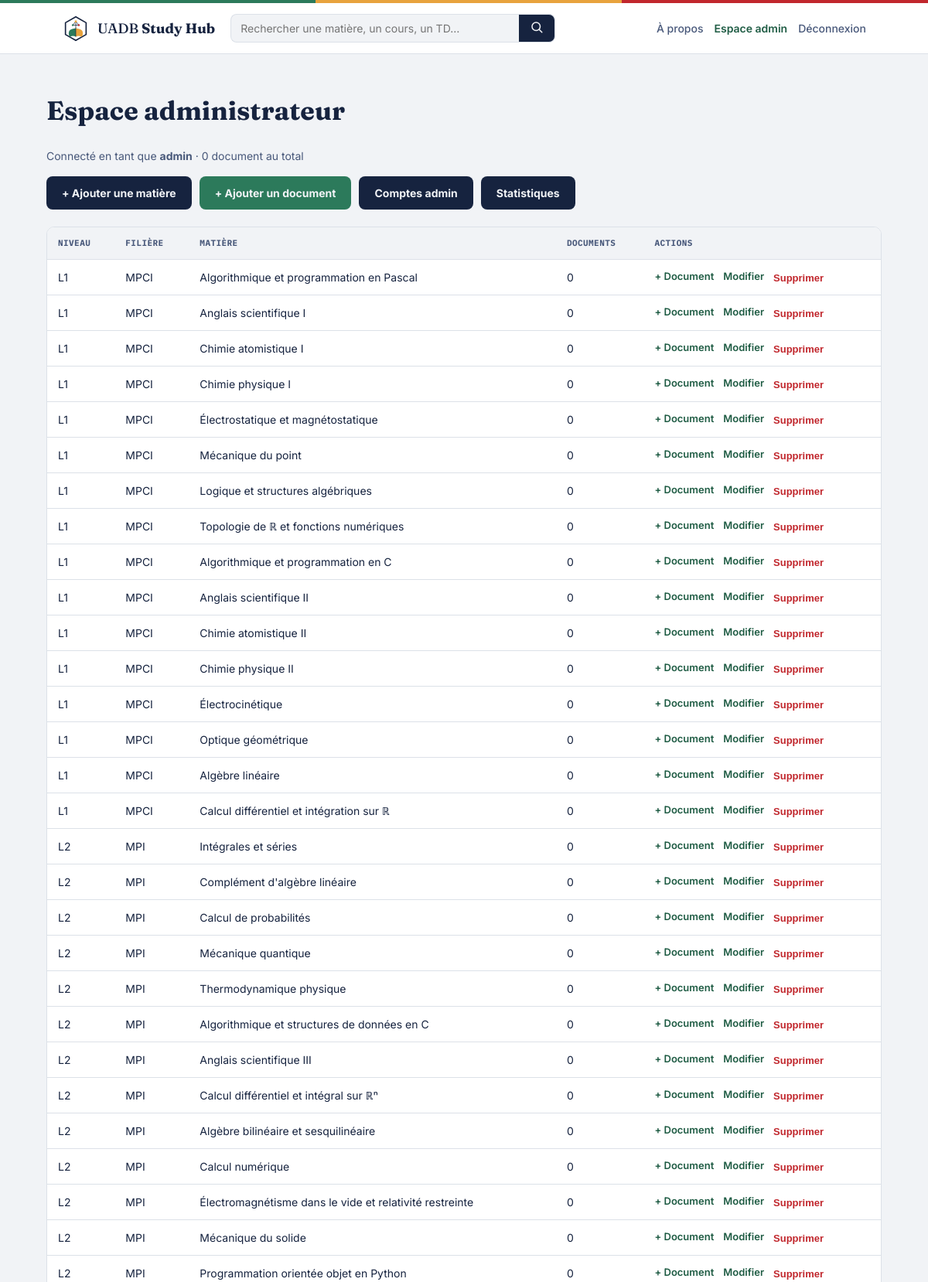
Screenshot of /admin (signed in, upper part) with the database file from the repository.
### tables this page shows
CREATE TABLE matieres (
        id INTEGER PRIMARY KEY AUTOINCREMENT,
        filiere_id INTEGER NOT NULL REFERENCES filieres(id) ON DELETE CASCADE,
        nom TEXT NOT NULL,
        slug TEXT NOT NULL UNIQUE,
        semestre INTEGER DEFAULT 0,
        ordre INTEGER DEFAULT 0
    );

### app.py (the view, shortened to what this page needs)
@app.route("/admin")
@admin_required
def admin_dashboard():
    db = get_db()
    admin_filiere_id = session.get("admin_filiere_id")
    if admin_filiere_id is None:
        matieres = db.execute("""
            SELECT matieres.*, filieres.nom AS filiere_nom, niveaux.nom AS niveau_nom,
                   COUNT(documents.id) AS total_documents
            FROM matieres
            JOIN filieres ON filieres.id = matieres.filiere_id
            JOIN niveaux ON niveaux.id = filieres.niveau_id
            LEFT JOIN documents ON documents.matiere_id = matieres.id
            GROUP BY matieres.id
            ORDER BY niveaux.ordre, filieres.ordre, matieres.ordre
        """).fetchall()
        total_documents = db.execute("SELECT COUNT(*) AS n FROM documents").fetchone()["n"]
    return render_template("admin/dashboard.html", matieres=matieres, total_documents=total_documents)

### app.py (called while the page is built, shortened)
def get_db():
    if "db" not in g:
        g.db = sqlite3.connect(DB_PATH)
        g.db.row_factory = sqlite3.Row
        g.db.execute("PRAGMA foreign_keys = ON")
    return g.db

@app.before_request
def compter_visite():
    endpoint = request.endpoint or ""
    if endpoint.startswith("static") or endpoint.startswith("admin"):
        return

def admin_required(view_func):
    @wraps(view_func)
    def wrapped(*args, **kwargs):
        if not session.get("admin_id"):
            flash("Veuillez vous connecter pour accéder à l'espace administrateur.", "erreur")
            return redirect(url_for("admin_login", next=request.path))
        return view_func(*args, **kwargs)
    return wrapped

### templates/admin/dashboard.html (shortened to what this page needs)
{% extends "base.html" %}
{% block contenu %}
<section class="conteneur section">
  <div class="section__entete section__entete--admin">
    <div>
      <h1 class="titre-page">Espace administrateur</h1>
      <p class="section__legende">
        Connecté en tant que <strong>{{ session.get('admin_username') }}</strong> ·
        {{ total_documents }} document{{ 's' if total_documents > 1 else '' }} au total
      </p>
    </div>
    <div class="actions-admin">
      <a href="{{ url_for('admin_matiere_ajouter') }}" class="bouton">+ Ajouter une matière</a>
      <a href="{{ url_for('admin_document_ajouter') }}" class="bouton bouton--accent">+ Ajouter un document</a>
      {% if session.get('admin_filiere_id') is none %}
        <a href="{{ url_for('admin_comptes') }}" class="bouton">Comptes admin</a>
        <a href="{{ url_for('admin_statistiques') }}" class="bouton">Statistiques</a>
      {% endif %}
    </div>
  </div>
  {% if matieres %}
    <div class="tableau-scroll">
      <table class="tableau-admin">
        <thead>
          <tr>
            <th>Niveau</th>
            <th>Filière</th>
            <th>Matière</th>
            <th>Documents</th>
            <th>Actions</th>
          </tr>
        </thead>
        <tbody>
          {% for m in matieres %}
            <tr>
              <td>{{ m.niveau_nom }}</td>
              <td>{{ m.filiere_nom }}</td>
              <td><a href="{{ url_for('voir_matiere', slug=m.slug) }}">{{ m.nom }}</a></td>
              <td>{{ m.total_documents }}</td>
              <td class="tableau-admin__actions">
                <a href="{{ url_for('admin_document_ajouter', matiere_id=m.id) }}" class="lien-action">+ Document</a>
                <a href="{{ url_for('admin_matiere_modifier', matiere_id=m.id) }}" class="lien-action">Modifier</a>
                <form method="post" action="{{ url_for('admin_matiere_supprimer', matiere_id=m.id) }}"
                      onsubmit="return confirm('Supprimer « {{ m.nom }} » et tous ses documents ?');" class="form-inline">
                  <button type="submit" class="lien-action lien-action--danger">Supprimer</button>
                </form>
              </td>
            </tr>
          {% endfor %}
        </tbody>
      </table>
    </div>
  {% else %}
    <p class="etat-vide">Aucune matière pour l'instant. Commencez par en ajouter une.</p>
  {% endif %}
</section>
{% endblock %}

### templates/base.html (shortened to what this page needs)
<!DOCTYPE html>
<html lang="fr">
<head>
<link rel="stylesheet" href="{{ url_for('static', filename='css/style.css') }}">
</head>
<body>
<header class="site-header">
  <div class="conteneur site-header__inner">
    <a href="{{ url_for('accueil') }}" class="marque">
      <img src="{{ url_for('static', filename='img/icone.svg') }}" alt="Logo UADB Study Hub" class="marque__icone">
      <span class="marque__texte">UADB <strong>Study Hub</strong></span>
    </a>
    <form class="recherche-entete" action="{{ url_for('recherche') }}" method="get">
      <input type="search" name="q" placeholder="Rechercher une matière, un cours, un TD…" value="{{ request.args.get('q', '') }}">
      <button type="submit" aria-label="Rechercher">
        <svg width="18" height="18" viewBox="0 0 24 24" fill="none"><circle cx="11" cy="11" r="7" stroke="currentColor" stroke-width="2"/><path d="M21 21l-4.35-4.35" stroke="currentColor" stroke-width="2" stroke-linecap="round"/></svg>
      </button>
    </form>
    <nav class="nav-entete">
      <a href="{{ url_for('a_propos') }}" class="lien-nav lien-nav--discret">À propos</a>
      {% if session.get('admin_id') %}
        <a href="{{ url_for('admin_dashboard') }}" class="lien-nav">Espace admin</a>
        <a href="{{ url_for('admin_logout') }}" class="lien-nav lien-nav--discret">Déconnexion</a>
      {% else %}
        <a href="{{ url_for('admin_login') }}" class="lien-nav lien-nav--discret">Administration</a>
      {% endif %}
    </nav>
  </div>
</header>
<main>
{% block contenu %}{% endblock %}
</main>
</body>
</html>

### static/css/style.css (style rules this page uses)
:root { --ardoise: #16233F; --ardoise-doux: #48587A; --fond: #F1F3F6; --carte: #FFFFFF; --bordure: #DCE1E8; --or: #E8A33D; --or-fonce: #C6811F; --vert: #2C7A5B; --vert-fonce: #1F5C44; --rouge: #C1272D; --police-titre: "Fraunces", Georgia, serif; --police-texte: "Inter", -apple-system, BlinkMacSystemFont, "Segoe UI", sans-serif; --police-mono: "IBM Plex Mono", monospace; --rayon: 10px; --ombre: 0 1px 2px rgba(22, 35, 63, 0.06), 0 4px 16px rgba(22, 35, 63, 0.06); }
* { box-sizing: border-box; }
html { -webkit-text-size-adjust: 100%; }
body { margin: 0; font-family: var(--police-texte); color: var(--ardoise); background: var(--fond); line-height: 1.5; }
a { color: inherit; text-decoration: none; }
.conteneur { max-width: 1080px; margin: 0 auto; padding: 0 20px; }
.site-header { background: var(--carte); border-bottom: 1px solid var(--bordure); position: sticky; top: 0; z-index: 20; }
.site-header__inner { display: flex; align-items: center; gap: 20px; padding: 14px 20px; flex-wrap: wrap; }
.marque { display: flex; align-items: center; gap: 10px; flex-shrink: 0; }
.marque__icone { width: 36px; height: 36px; flex-shrink: 0; }
.marque__texte { font-family: var(--police-titre); font-size: 18px; font-weight: 500; color: var(--ardoise); }
.marque__texte strong { font-weight: 700; }
.recherche-entete { display: flex; flex: 1; min-width: 200px; max-width: 420px; }
.recherche-entete input { flex: 1; border: 1px solid var(--bordure); border-right: none; padding: 9px 12px; border-radius: 8px 0 0 8px; font-family: var(--police-texte); font-size: 14px; background: var(--fond); color: var(--ardoise); }
.recherche-entete button { border: 1px solid var(--bordure); border-left: none; background: var(--ardoise); color: var(--fond); padding: 0 14px; border-radius: 0 8px 8px 0; cursor: pointer; }
.nav-entete { display: flex; align-items: center; gap: 14px; margin-left: auto; }
.lien-nav { font-size: 14px; font-weight: 600; color: var(--vert-fonce); }
.lien-nav--discret { color: var(--ardoise-doux); font-weight: 500; }
.section { padding: 44px 0; }
.section__entete { margin-bottom: 22px; }
.section__entete--admin { display: flex; justify-content: space-between; align-items: flex-end; gap: 16px; flex-wrap: wrap; }
.section__legende { color: var(--ardoise-doux); font-size: 14px; margin: 0; }
.titre-page { font-family: var(--police-titre); font-size: clamp(26px, 4vw, 34px); margin: 4px 0 22px; }
.bouton { display: inline-block; background: var(--ardoise); color: var(--fond); font-weight: 700; padding: 11px 20px; border-radius: 8px; border: none; cursor: pointer; font-size: 14px; font-family: var(--police-texte); }
.bouton--accent { background: var(--vert); }
.actions-admin { display: flex; gap: 10px; flex-wrap: wrap; }
.tableau-scroll { overflow-x: auto; border-radius: var(--rayon); border: 1px solid var(--bordure); background: var(--carte); }
.tableau-admin { width: 100%; border-collapse: collapse; font-size: 14px; min-width: 640px; }
.tableau-admin th { text-align: left; font-family: var(--police-mono); font-size: 11px; text-transform: uppercase; letter-spacing: 0.04em; color: var(--ardoise-doux); padding: 12px 14px; border-bottom: 1px solid var(--bordure); background: var(--fond); }
.tableau-admin td { padding: 12px 14px; border-bottom: 1px solid var(--bordure); vertical-align: middle; }
.tableau-admin__actions { display: flex; gap: 12px; align-items: center; flex-wrap: wrap; }
.lien-action { font-size: 13px; font-weight: 600; color: var(--vert-fonce); background: none; border: none; cursor: pointer; padding: 0; }
.lien-action--danger { color: var(--rouge); }
.form-inline { display: inline; }

### rows the page displays
matieres: niveau_nom "L1", filiere_nom "MPCI", nom "Algorithmique et programmation en Pascal", total_documents "0"
matieres: niveau_nom "L1", filiere_nom "MPCI", nom "Anglais scientifique I", total_documents "0"
matieres: niveau_nom "L1", filiere_nom "MPCI", nom "Chimie atomistique I", total_documents "0"
matieres: niveau_nom "L1", filiere_nom "MPCI", nom "Chimie physique I", total_documents "0"
matieres: niveau_nom "L1", filiere_nom "MPCI", nom "Électrostatique et magnétostatique", total_documents "0"
matieres: niveau_nom "L1", filiere_nom "MPCI", nom "Mécanique du point", total_documents "0"
matieres: niveau_nom "L1", filiere_nom "MPCI", nom "Logique et structures algébriques", total_documents "0"
matieres: niveau_nom "L1", filiere_nom "MPCI", nom "Topologie de ℝ et fonctions numériques", total_documents "0"
matieres: niveau_nom "L1", filiere_nom "MPCI", nom "Algorithmique et programmation en C", total_documents "0"
matieres: niveau_nom "L1", filiere_nom "MPCI", nom "Anglais scientifique II", total_documents "0"
matieres: niveau_nom "L1", filiere_nom "MPCI", nom "Chimie atomistique II", total_documents "0"
matieres: niveau_nom "L1", filiere_nom "MPCI", nom "Chimie physique II", total_documents "0"
matieres: niveau_nom "L1", filiere_nom "MPCI", nom "Électrocinétique", total_documents "0"
matieres: niveau_nom "L1", filiere_nom "MPCI", nom "Optique géométrique", total_documents "0"
matieres: niveau_nom "L1", filiere_nom "MPCI", nom "Algèbre linéaire", total_documents "0"
matieres: niveau_nom "L1", filiere_nom "MPCI", nom "Calcul différentiel et intégration sur ℝ", total_documents "0"
matieres: niveau_nom "L2", filiere_nom "MPI", nom "Intégrales et séries", total_documents "0"
matieres: niveau_nom "L2", filiere_nom "MPI", nom "Complément d'algèbre linéaire", total_documents "0"
matieres: niveau_nom "L2", filiere_nom "MPI", nom "Calcul de probabilités", total_documents "0"
matieres: niveau_nom "L2", filiere_nom "MPI", nom "Mécanique quantique", total_documents "0"
matieres: niveau_nom "L2", filiere_nom "MPI", nom "Thermodynamique physique", total_documents "0"
matieres: niveau_nom "L2", filiere_nom "MPI", nom "Algorithmique et structures de données en C", total_documents "0"
matieres: niveau_nom "L2", filiere_nom "MPI", nom "Anglais scientifique III", total_documents "0"
matieres: niveau_nom "L2", filiere_nom "MPI", nom "Calcul différentiel et intégral sur ℝⁿ", total_documents "0"
matieres: niveau_nom "L2", filiere_nom "MPI", nom "Algèbre bilinéaire et sesquilinéaire", total_documents "0"
matieres: niveau_nom "L2", filiere_nom "MPI", nom "Calcul numérique", total_documents "0"
matieres: niveau_nom "L2", filiere_nom "MPI", nom "Électromagnétisme dans le vide et relativité restreinte", total_documents "0"
matieres: niveau_nom "L2", filiere_nom "MPI", nom "Mécanique du solide", total_documents "0"
matieres: niveau_nom "L2", filiere_nom "MPI", nom "Programmation orientée objet en Python", total_documents "0"

### other values shown
{{ session.get('admin_username') }} "admin"
{{ total_documents }} "0"
